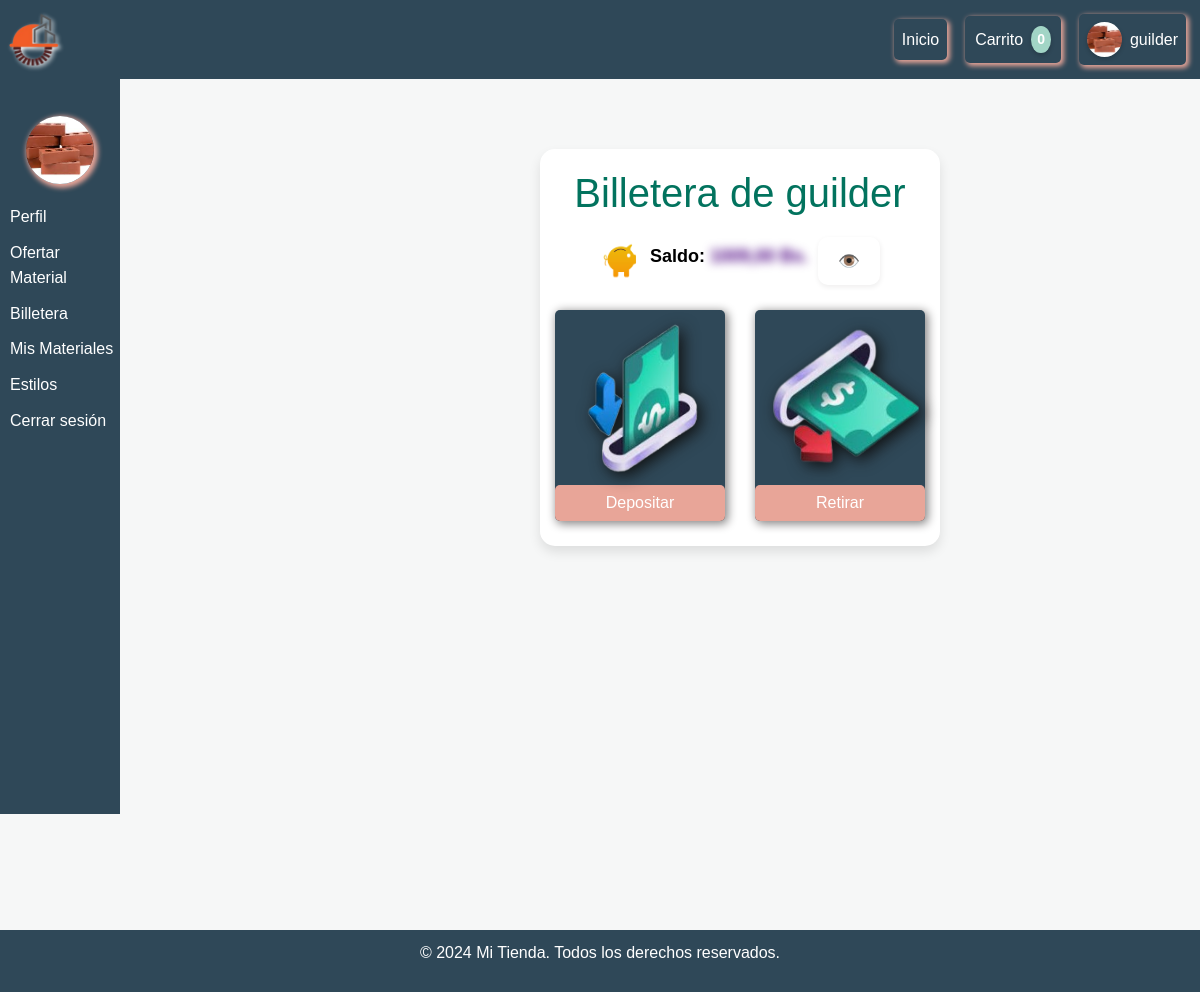
The app's page /billetera/ (signed in), older data.
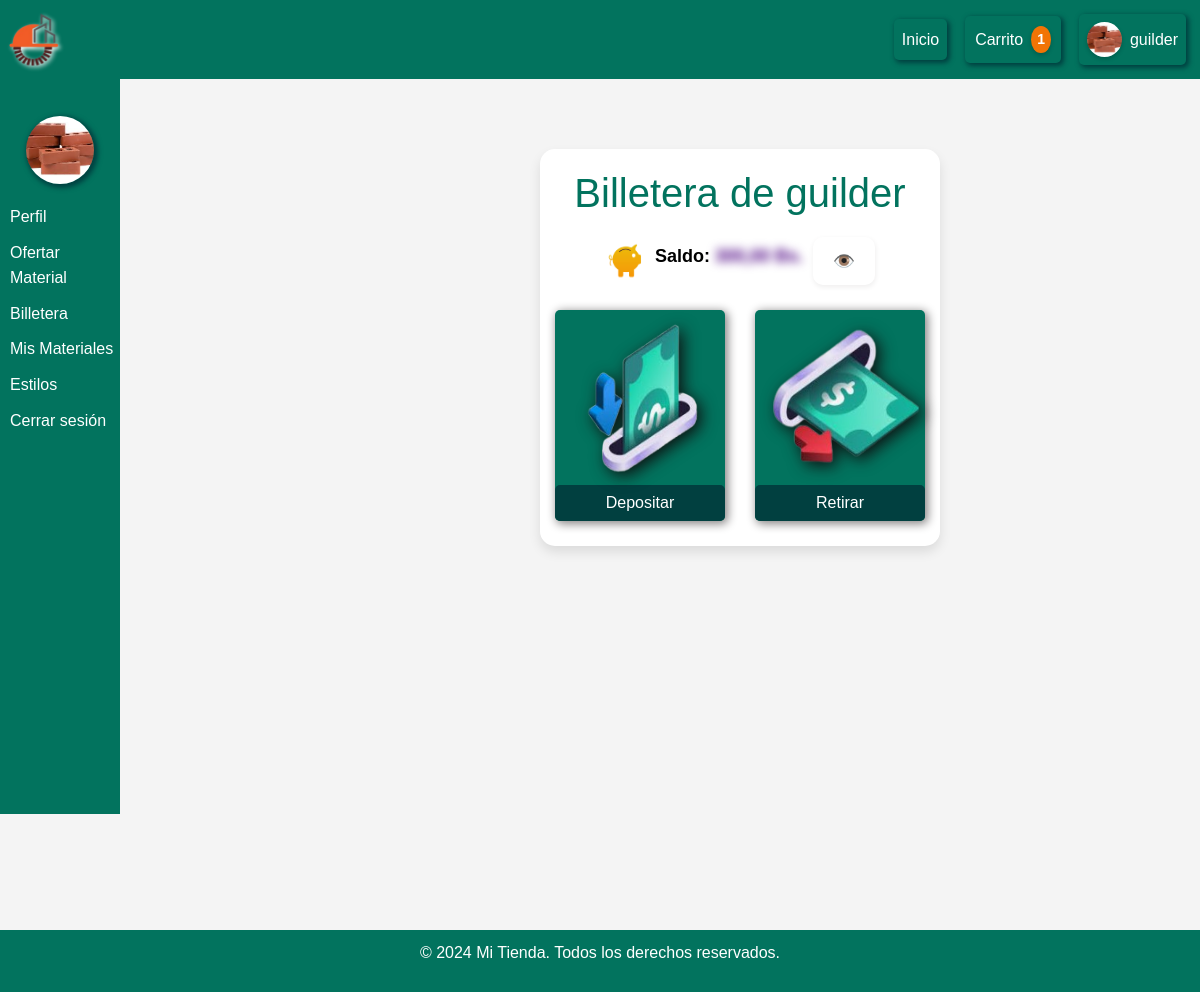
The same page, newer data.
### sitioWeb/models.py (models this page shows, shortened)
class Usuario(models.Model):
    idUsuario = models.AutoField(primary_key=True,null= False ,blank=False)  # Identificador único del usuario
    nombre = models.CharField(max_length=100,null= False ,blank=False)  # Nombre del usuario
    contraseña = models.CharField(max_length=100,null= False ,blank=False,default='00000000')  # Contraseña del usuario
    correo = models.EmailField(unique=True,null= False ,blank=False,)  # Correo único
    celular = models.CharField(max_length=15, null=True, blank=True)  # Campo nuevo para celular
    foto = models.ImageField(upload_to='fotos/', blank=True, null=True)  # Foto de perfil
    fecha_creacion = models.DateTimeField(auto_now_add=True)  # Fecha y hora de creación
    estadoUsuario = models.BooleanField(default=True)  # Estado del usuario (habilitado o no)
    billetera = models.DecimalField(max_digits=10, decimal_places=2, default=0)  # Saldo de la billetera, por defecto 0
    class Meta:
        db_table = "Usuarios"
        verbose_name = "Usuario"
        verbose_name_plural = "Usuarios"

### sitioWeb/views.py (the view, shortened to what this page needs)
# urls.py: path('billetera/', billetera_view, name='billetera'),
def billetera_view(request):
    user_id = request.session.get('user_id')
    if not user_id:
        return redirect('login')
    usuario = get_object_or_404(Usuario, idUsuario=user_id)
    carritos = CarritoProducto.objects.filter(usuario=usuario, producto__estado_producto=True)
    cantidad_carrito = carritos.count()
    colores_personalizados = PersonalizarColores.objects.filter(usuario_id=user_id).first()
    config_logo = ConfiguracionLogo.objects.first()
    return render(request, 'billetera.html', {
        'user': usuario,
        'saldo': usuario.billetera,
        'carritos': carritos,
        'cantidad_carrito': cantidad_carrito,
        'is_profile_page': True,
        'config_logo': config_logo,
        'temitas': colores_personalizados,
        'user_id': user_id,
    })

### sitioWeb/templates/billetera.html (shortened to what this page needs)
{% extends 'base.html' %}
{% load static %}
{% block contenidos %}
{% include 'barraPerfil.html' %}
<div class="containerPadre" >
    <div class="containerr">
        <h1>Billetera de {{ user.nombre }}</h1>
        <div class="saldo-container">
               <img id="chanchito-img" src="{% static 'saldoRE.png' %}" alt="Chanchito" width="40" height="40">
               <h2>Saldo: <span id="saldo" class="oculto">{{ user.billetera }} Bs.</span></h2>
               <button id="toggle-saldo" onclick="toggleSaldo()">👁️</button>
        </div>
        <div class="acciones">
            <div class="accion">
                <img src="{% static 'depositar.png' %}" alt="Depositar"  onclick="activarInput('deposito-input')" >
                <button class="accion-btn" onclick="activarInput('deposito-input')">Depositar</button>
            </div>
            <div class="accion">
                <img src="{% static 'retirarRE.png' %}" alt="Retirar"  onclick="activarInput('retiro-input')">
                <button class="accion-btn" onclick="activarInput('retiro-input')">Retirar</button>
            </div>
        </div>
    </div>
</div>
{% endblock %}

### sitioWeb/templates/barraNavegacion.html (shortened to what this page needs)
{% load static %}
<nav class="navbar">
    <div class="logo">
        <a href="{% url 'base' %}">
            {% if config_logo and config_logo.logo %}
                <img src="{{ config_logo.logo.url }}" alt="Logo" class="logo-img">
            {% else %}
                <img src="{% static 'LogoIS_Oficial.png' %}" alt="Logo" class="logo-img">
            {% endif %}
        </a>
    </div>
    <div class="nav-links" id="navLinks">
        <a href="{% url 'base' %}" class="nav-link">Inicio</a>
         <div class="dropdown">
            <button class="dropbtn">Carrito <span id="carrito-contador">{{ cantidad_carrito }}</span></button>
        </div>
                {% if request.session.user_id %}
                <a href="{% url 'perfil' %}" class="nav-link">
                    {% if user.foto %}
                        <img src="{{ user.foto.url }}" alt="Foto de perfil" class="profile-img">
                    {% else %}
                        <img src="{% static 'default-profile.png' %}" alt="Foto de perfil" class="profile-img">
                    {% endif %}
                    {{ user.nombre }}
                </a>
                {% else %}
                    <a href="#" class="nav-link" id="loginBtn">
                        <img src="{% static 'default-profile.png' %}" alt="Perfil" class="profile-img">
                        Iniciar Sesión
                    </a>
                {% endif %}
    </div>
</nav>

### sitioWeb/templates/barraPerfil.html (shortened to what this page needs)
{% load static %}
<link rel="stylesheet" href="{% static 'personalizar.css' %}">
<div class="menu-perfil">
    <img id="previewed" src="{% if user.foto %}{{ user.foto.url }}{% else %}https://via.placeholder.com/150{% endif %}" alt="Foto de Perfil">
    <ul class="lista-perfil">
        <li><a href="{% url 'perfil' %}">Perfil</a></li>
        <li><a href="{% url 'ofertar' %}" class="ofertarMa"> Ofertar Material</a></li>
        <li><a href="{% url 'billetera' %}">Billetera</a></li>
        <li><a href="{% url 'mis_materiales' %}">Mis Materiales</a></li>
        <li><a href="#" id="openVentanaEstilos">Estilos</a></li>
        <li><a href="{% url 'logout' %}" id= "cerrarSesionPerfil" class="logoutS">Cerrar sesión</a></li>
    </ul>
</div>

Row changes from the older to the newer data that the page shows:
changed Usuario "guilder": billetera "1009,00" → "300,00"
Text that changed along with them:
{{ cantidad_carrito }}: "0" → "1"
